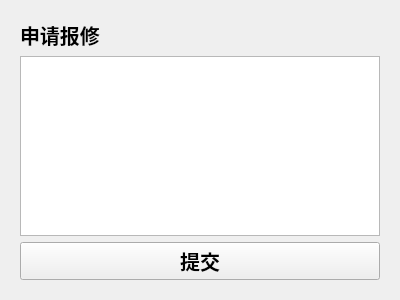
<?xml version="1.0" encoding="UTF-8"?>
<ui version="4.0">
 <class>repairManagement</class>
 <widget class="repairManagement" name="repairManagement">
  <property name="geometry">
   <rect>
    <x>0</x>
    <y>0</y>
    <width>400</width>
    <height>300</height>
   </rect>
  </property>
  <property name="windowTitle">
   <string>repairManagement</string>
  </property>
  <layout class="QVBoxLayout" name="verticalLayout">
   <item>
    <widget class="QStackedWidget" name="stackedWidget">
     <widget class="QWidget" name="pageOfRaiseRepair">
      <layout class="QVBoxLayout" name="verticalLayout_3" stretch="1,0,2">
       <item>
        <widget class="QLabel" name="label_2">
         <property name="font">
          <font>
           <family>Arial</family>
           <pointsize>15</pointsize>
           <weight>75</weight>
           <bold>true</bold>
          </font>
         </property>
         <property name="text">
          <string>申请报修</string>
         </property>
        </widget>
       </item>
       <item>
        <widget class="QTextEdit" name="contentOfRaise">
         <property name="font">
          <font>
           <pointsize>15</pointsize>
          </font>
         </property>
        </widget>
       </item>
       <item>
        <widget class="QPushButton" name="btnOfRaise">
         <property name="font">
          <font>
           <family>Arial</family>
           <pointsize>15</pointsize>
           <weight>75</weight>
           <bold>true</bold>
          </font>
         </property>
         <property name="text">
          <string>提交</string>
         </property>
        </widget>
       </item>
      </layout>
     </widget>
     <widget class="QWidget" name="pageOfHandleRepair">
      <layout class="QVBoxLayout" name="verticalLayout_4">
       <item>
        <widget class="QLabel" name="label_3">
         <property name="font">
          <font>
           <family>Arial</family>
           <pointsize>15</pointsize>
           <weight>75</weight>
           <bold>true</bold>
          </font>
         </property>
         <property name="text">
          <string>处理报修</string>
         </property>
        </widget>
       </item>
       <item>
        <widget class="QTableWidget" name="recordOfHandle"/>
       </item>
       <item>
        <layout class="QHBoxLayout" name="horizontalLayout">
         <item>
          <widget class="QPushButton" name="btnOfRefreshForHandle">
           <property name="font">
            <font>
             <family>Arial</family>
             <pointsize>15</pointsize>
             <weight>75</weight>
             <bold>true</bold>
            </font>
           </property>
           <property name="text">
            <string>刷新</string>
           </property>
          </widget>
         </item>
         <item>
          <widget class="QPushButton" name="btnOfHandle">
           <property name="font">
            <font>
             <family>Arial</family>
             <pointsize>15</pointsize>
             <weight>75</weight>
             <bold>true</bold>
            </font>
           </property>
           <property name="text">
            <string>处理</string>
           </property>
          </widget>
         </item>
        </layout>
       </item>
      </layout>
     </widget>
     <widget class="QWidget" name="pageOfSearchRepair">
      <layout class="QVBoxLayout" name="verticalLayout_2" stretch="1,0,2">
       <item>
        <widget class="QLabel" name="label">
         <property name="font">
          <font>
           <family>Arial</family>
           <pointsize>15</pointsize>
           <weight>75</weight>
           <bold>true</bold>
          </font>
         </property>
         <property name="text">
          <string>查询报修</string>
         </property>
        </widget>
       </item>
       <item>
        <widget class="QTableWidget" name="recordOfRepair"/>
       </item>
       <item>
        <widget class="QPushButton" name="btnOfRefresh">
         <property name="font">
          <font>
           <family>Arial</family>
           <pointsize>15</pointsize>
           <weight>75</weight>
           <bold>true</bold>
          </font>
         </property>
         <property name="text">
          <string>刷新</string>
         </property>
        </widget>
       </item>
      </layout>
     </widget>
    </widget>
   </item>
  </layout>
 </widget>
 <customwidgets>
  <customwidget>
   <class>repairManagement</class>
   <extends>QWidget</extends>
   <header>repairmanagement.h</header>
   <container>1</container>
  </customwidget>
 </customwidgets>
 <resources/>
 <connections/>
</ui>
